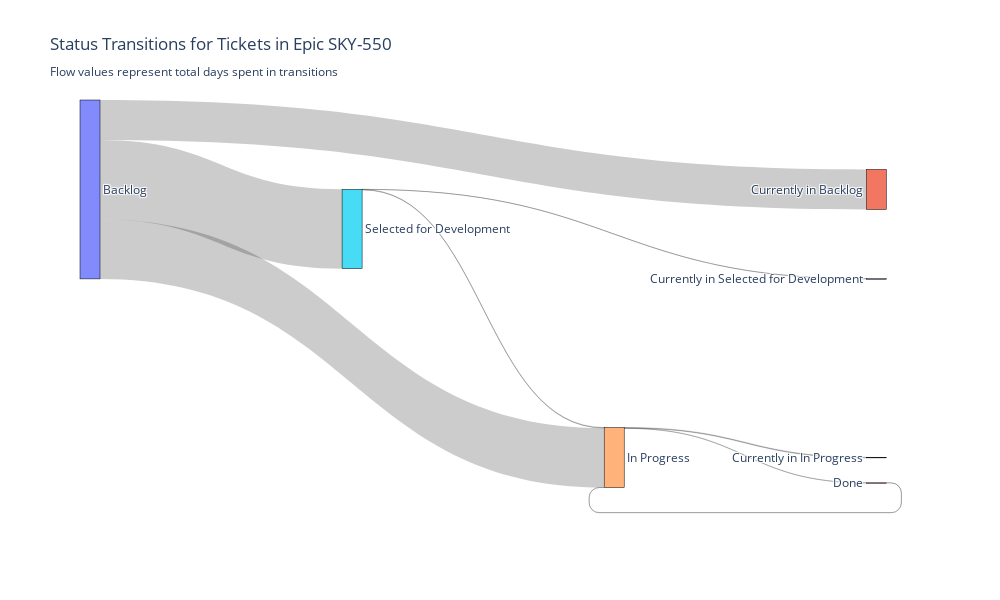
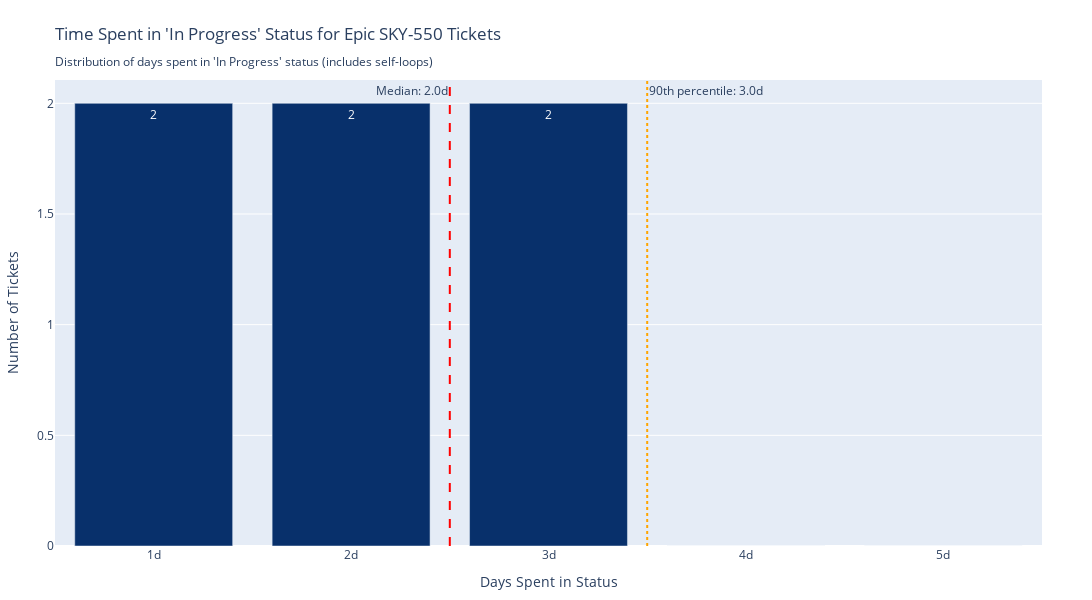
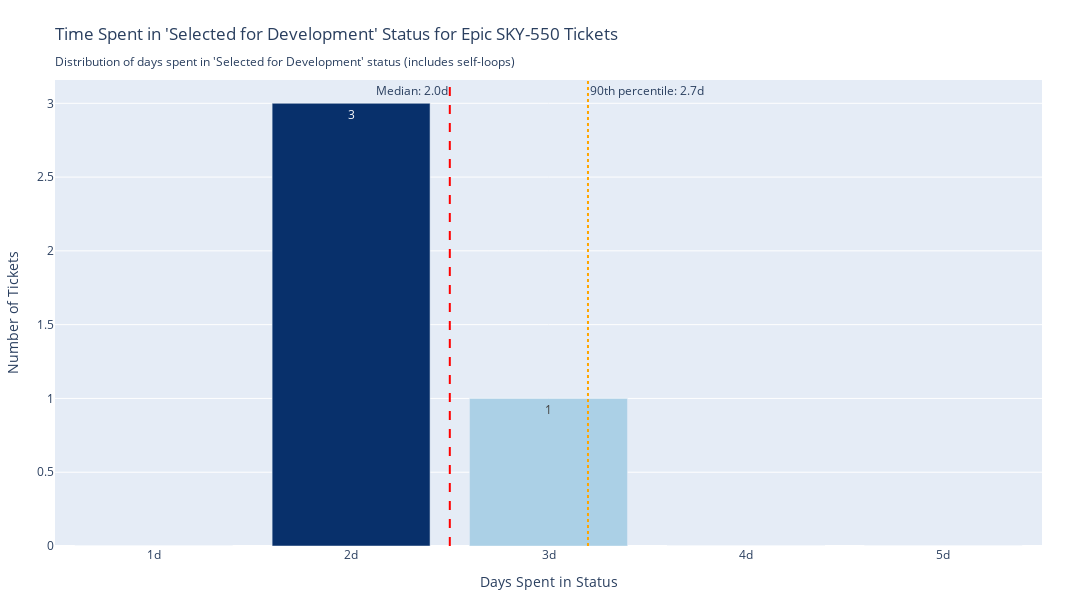
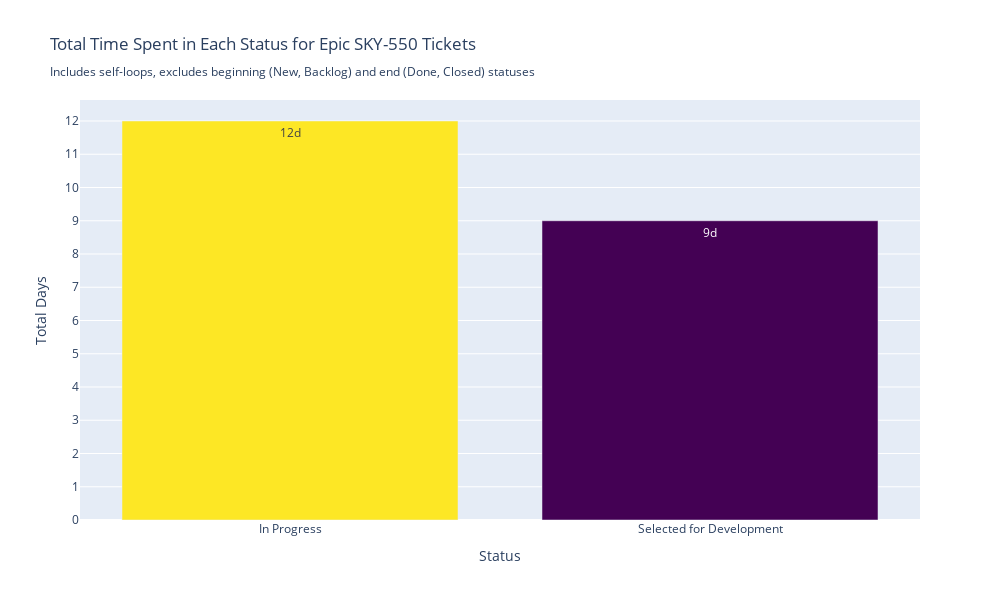

The notebook cell these images were saved under, in order:
### Code cell
await chat()

### Figure 1 — Plotly figure (JSON) as saved in the notebook; plotly's stock layout.template omitted (floating-point values rounded to 4 significant figures)
{"data": [{"link": {"hovertemplate": "%{label}<extra></extra>", "label": ["Backlog → Selected for Development: 1125 days<br>Tickets: SKY-564:281d, SKY-558:281d, SKY-557:282d, SKY-556:281d", "Selected for Development → Currently in Selected for Development: 2 days<br>Tickets: SKY-564:2d", "Backlog → Currently in Backlog: 568 days<br>Tickets: SKY-563:284d, SKY-561:284d", "Backlog → In Progress: 843 days<br>Tickets: SKY-562:281d, SKY-560:281d, SKY-555:281d", "In Progress → Currently in In Progress: 9 days<br>Tickets: SKY-562:3d, SKY-558:1d, SKY-557:1d, SKY-556:2d, SKY-555:2d", "In Progress → Done: 3 days<br>Tickets: SKY-560:2d, SKY-555:1d", "Selected for Development → In Progress: 7 days<br>Tickets: SKY-558:3d, SKY-557:2d, SKY-556:2d", "Done → In Progress: 2 days<br>Tickets: SKY-555:2d"], "source": [0, 5, 0, 0, 4, 4, 5, 6], "target": [5, 3, 1, 4, 2, 6, 4, 4], "value": [1125, 2, 568, 843, 9, 3, 7, 2]}, "node": {"label": ["Backlog", "Currently in Backlog", "Currently in In Progress", "Currently in Selected for Development", "In Progress", "Selected for Development", "Done"], "line": {"color": "black", "width": 0.5}, "pad": 15, "thickness": 20}, "type": "sankey"}], "layout": {"font": {"size": 12}, "height": 600, "title": {"text": "Status Transitions for Tickets in Epic SKY-550<br><sub>Flow values represent total days spent in transitions</sub>"}, "width": 1000}}

### Figure 2 — Plotly figure (JSON) as saved in the notebook; plotly's stock layout.template omitted (floating-point values rounded to 4 significant figures)
{"data": [{"customdata": ["Time: 1d<br>Tickets: 2<br>Examples: SKY-558 (1d), SKY-557 (1d)", "Time: 2d<br>Tickets: 2<br>Examples: SKY-560 (2d), SKY-556 (2d)", "Time: 3d<br>Tickets: 2<br>Examples: SKY-562 (3d), SKY-555 (3d)", "Time: 4d<br>Tickets: 0", "Time: 5d<br>Tickets: 0"], "hovertemplate": "%{customdata}<extra></extra>", "marker": {"color": [2, 2, 2, 0, 0], "colorbar": {"title": {"text": "Ticket Count"}}, "colorscale": [[0, "rgb(247,251,255)"], [0.125, "rgb(222,235,247)"], [0.25, "rgb(198,219,239)"], [0.375, "rgb(158,202,225)"], [0.5, "rgb(107,174,214)"], [0.625, "rgb(66,146,198)"], [0.75, "rgb(33,113,181)"], [0.875, "rgb(8,81,156)"], [1, "rgb(8,48,107)"]], "showscale": false}, "text": ["2", "2", "2", "0", "0"], "textposition": "auto", "type": "bar", "x": ["1d", "2d", "3d", "4d", "5d"], "y": [2, 2, 2, 0, 0]}], "layout": {"annotations": [{"showarrow": false, "text": "Median: 2.0d", "x": 1.5, "xanchor": "right", "xref": "x", "y": 1, "yanchor": "top", "yref": "y domain"}, {"showarrow": false, "text": "90th percentile: 3.0d", "x": 2.5, "xanchor": "left", "xref": "x", "y": 1, "yanchor": "top", "yref": "y domain"}], "font": {"size": 12}, "height": 600, "margin": {"b": 50, "l": 50, "r": 50, "t": 80}, "shapes": [{"line": {"color": "red", "dash": "dash"}, "type": "line", "x0": 1.5, "x1": 1.5, "xref": "x", "y0": 0, "y1": 1, "yref": "y domain"}, {"line": {"color": "orange", "dash": "dot"}, "type": "line", "x0": 2.5, "x1": 2.5, "xref": "x", "y0": 0, "y1": 1, "yref": "y domain"}], "showlegend": false, "title": {"text": "Time Spent in 'In Progress' Status for Epic SKY-550 Tickets<br><sub>Distribution of days spent in 'In Progress' status (includes self-loops)</sub>"}, "width": 1200, "xaxis": {"categoryarray": ["1d", "2d", "3d", "4d", "5d"], "categoryorder": "array", "range": [-0.5, 4.5], "title": {"text": "Days Spent in Status"}, "type": "category"}, "yaxis": {"title": {"text": "Number of Tickets"}}}}

### Figure 3 — Plotly figure (JSON) as saved in the notebook; plotly's stock layout.template omitted (floating-point values rounded to 4 significant figures)
{"data": [{"customdata": ["Time: 1d<br>Tickets: 0", "Time: 2d<br>Tickets: 3<br>Examples: SKY-564 (2d), SKY-557 (2d), SKY-556 (2d)", "Time: 3d<br>Tickets: 1<br>Examples: SKY-558 (3d)", "Time: 4d<br>Tickets: 0", "Time: 5d<br>Tickets: 0"], "hovertemplate": "%{customdata}<extra></extra>", "marker": {"color": [0, 3, 1, 0, 0], "colorbar": {"title": {"text": "Ticket Count"}}, "colorscale": [[0, "rgb(247,251,255)"], [0.125, "rgb(222,235,247)"], [0.25, "rgb(198,219,239)"], [0.375, "rgb(158,202,225)"], [0.5, "rgb(107,174,214)"], [0.625, "rgb(66,146,198)"], [0.75, "rgb(33,113,181)"], [0.875, "rgb(8,81,156)"], [1, "rgb(8,48,107)"]], "showscale": false}, "text": ["0", "3", "1", "0", "0"], "textposition": "auto", "type": "bar", "x": ["1d", "2d", "3d", "4d", "5d"], "y": [0, 3, 1, 0, 0]}], "layout": {"annotations": [{"showarrow": false, "text": "Median: 2.0d", "x": 1.5, "xanchor": "right", "xref": "x", "y": 1, "yanchor": "top", "yref": "y domain"}, {"showarrow": false, "text": "90th percentile: 2.7d", "x": 2.2, "xanchor": "left", "xref": "x", "y": 1, "yanchor": "top", "yref": "y domain"}], "font": {"size": 12}, "height": 600, "margin": {"b": 50, "l": 50, "r": 50, "t": 80}, "shapes": [{"line": {"color": "red", "dash": "dash"}, "type": "line", "x0": 1.5, "x1": 1.5, "xref": "x", "y0": 0, "y1": 1, "yref": "y domain"}, {"line": {"color": "orange", "dash": "dot"}, "type": "line", "x0": 2.2, "x1": 2.2, "xref": "x", "y0": 0, "y1": 1, "yref": "y domain"}], "showlegend": false, "title": {"text": "Time Spent in 'Selected for Development' Status for Epic SKY-550 Tickets<br><sub>Distribution of days spent in 'Selected for Development' status (includes self-loops)</sub>"}, "width": 1200, "xaxis": {"categoryarray": ["1d", "2d", "3d", "4d", "5d"], "categoryorder": "array", "range": [-0.5, 4.5], "title": {"text": "Days Spent in Status"}, "type": "category"}, "yaxis": {"title": {"text": "Number of Tickets"}}}}

### Figure 4 — Plotly figure (JSON) as saved in the notebook; plotly's stock layout.template omitted (floating-point values rounded to 4 significant figures)
{"data": [{"customdata": ["Status: In Progress<br>Total Days: 12<br>Entries: 7<br>Details: SKY-562:3d (self-loop), SKY-560:2d, SKY-558:1d (self-loop), SKY-557:1d (self-loop), SKY-556:2d (self-loop) (+2 more)", "Status: Selected for Development<br>Total Days: 9<br>Entries: 4<br>Details: SKY-564:2d (self-loop), SKY-558:3d, SKY-557:2d, SKY-556:2d"], "hovertemplate": "%{customdata}<extra></extra>", "marker": {"color": [12, 9], "colorbar": {"title": {"text": "Days"}}, "colorscale": [[0, "#440154"], [0.1111, "#482878"], [0.2222, "#3e4989"], [0.3333, "#31688e"], [0.4444, "#26828e"], [0.5556, "#1f9e89"], [0.6667, "#35b779"], [0.7778, "#6ece58"], [0.8889, "#b5de2b"], [1, "#fde725"]], "showscale": false}, "text": ["12d", "9d"], "textposition": "auto", "type": "bar", "x": ["In Progress", "Selected for Development"], "y": [12, 9]}], "layout": {"font": {"size": 12}, "height": 600, "title": {"text": "Total Time Spent in Each Status for Epic SKY-550 Tickets<br><sub>Includes self-loops, excludes beginning (New, Backlog) and end (Done, Closed) statuses</sub>"}, "width": 1000, "xaxis": {"categoryorder": "total descending", "title": {"text": "Status"}}, "yaxis": {"dtick": 1, "tick0": 0, "title": {"text": "Total Days"}}}}
